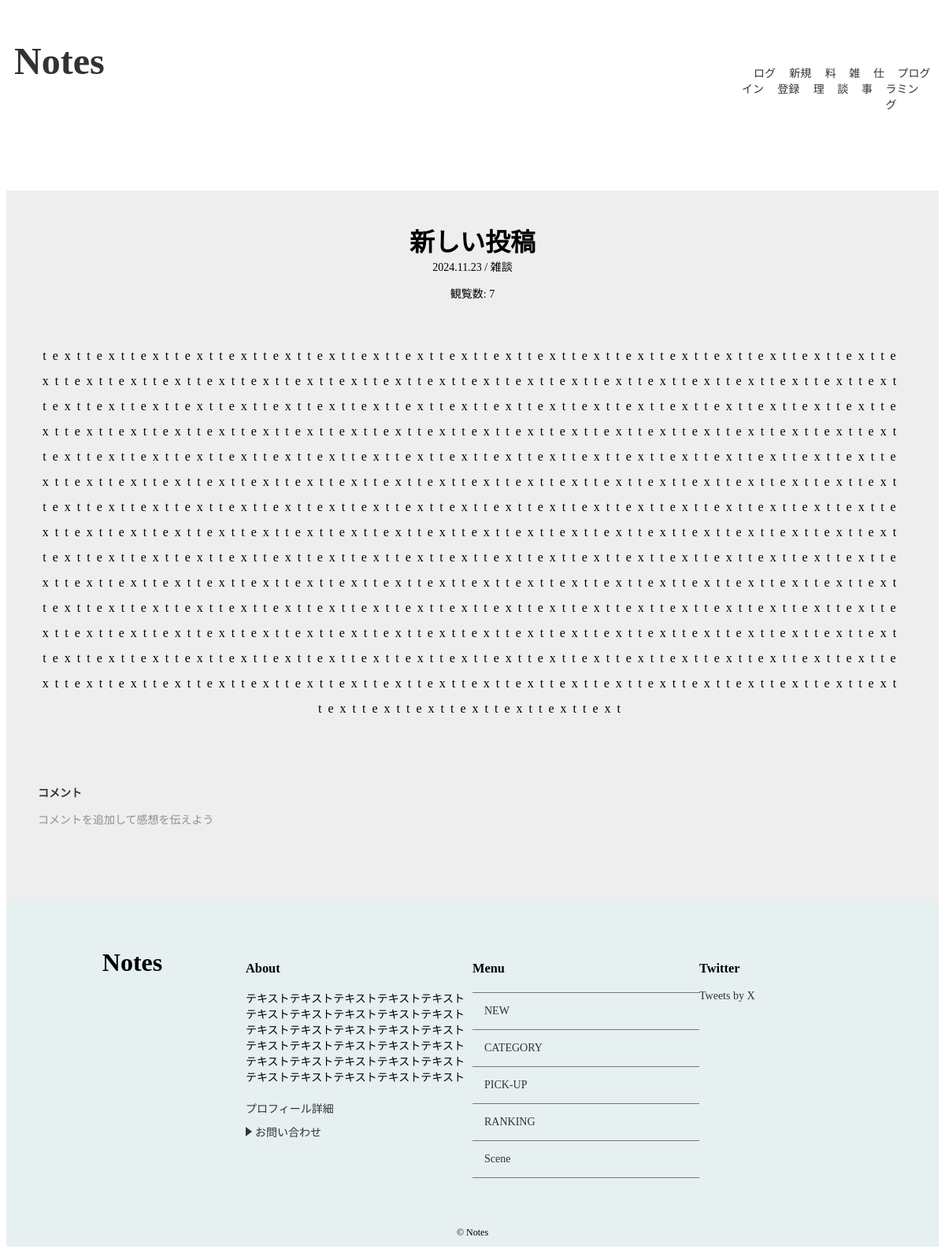
Page /detail/5/ on the committed database.
### notes/models.py (models this page shows, shortened)
class Post(models.Model):
    title = models.CharField('タイトル',max_length=255)
    image = models.ImageField(upload_to='images',verbose_name='イメージ画像',null=True, blank=True)
    text = models.TextField('本文')
    author = models.ForeignKey(User, on_delete=models.CASCADE, verbose_name='著者', null=True, blank=True)
    created_at = models.DateTimeField('作成日',default=timezone.now)
    category = models.ForeignKey(Category,verbose_name='カテゴリ',on_delete=models.PROTECT)
    views = models.PositiveIntegerField(default=1)

class Category(models.Model):
    name = models.CharField('カテゴリ',max_length=30)
    image = models.ImageField(upload_to='category_images/', blank=True,null=True)
    created_at = models.DateField('作成日',default=timezone.now)
    def __str__(self):
        return self.name

### notes/views.py (the view)
# urls.py: path('detail/<int:pk>/',views.DetailView.as_view(),name='detail'),
class DetailView(generic.DetailView):
    model = Post
    def get(self, request, *args, **kwargs):
        response = super().get(request, *args, **kwargs)
        post = self.get_object()
        post.views += 1
        post.save()
        return response

### notes/context_processors.py (called while the page is built)
def common(repuest):
    context = {
        'category_list':Category.objects.all(),
    }
    return context

### notes/templates/notes/post_detail.html (shortened to what this page needs)
{% extends 'notes/base.html' %}
{% load static %}
{% block extra_css %}
<link rel="stylesheet" href="{% static 'notes/css/detail.css' %}">
{% endblock %}
{% block content %}
{% if post %}
<div id="post-detail-container">
  <div id="post-detail" class="wrapper">
    <div id="post-detail-title">{{ post.title }}</div>
    <div id="post-detail-created_at">
      {{ post.created_at|date:"Y.m.d"}} / {{ post.category }}
    </div>
    <p>観覧数: {{ post.views }}</p>
    <div id="post-detail-text">
      {{ post.text|linebreaksbr }}
    </div>
    {% else %}
    <p>データが見つかりませんでした。</p>
  {% endif %}
  </div>
    <div id="post-detail-comments" class="wrapper">
    <div id="comment-btn">
      <a  href="{% url 'notes:comment' post.pk %}">コメント</a>
      <p>コメントを追加して感想を伝えよう</p>
    </div>
  </div>
</div>
{% endblock %}

### notes/static/notes/css/index.css (style rules this page uses)
* { box-sizing: border-box; }
html { font-size: 100%; scroll-behavior: smooth; }
body { font-size: 0.875rem; background-color: #ffffff; }
a { color: #333; text-decoration: none; transform: all 0.5s; }
.wrapper { max-width: 1200px; margin: 0 auto; padding: 0 0; }
@media (min-width: 768px) { #post-detail-title { font-size: 1.5rem; } }
@media (min-width: 768px) { #post-detail-text { padding: 20px; } }

### notes/static/notes/css/detail.css (style rules this page uses)
#post-detail-container { max-width: 100%; background-color: #eeeeee; padding-top: 40px; padding-bottom: 40px; margin: 0 auto; min-height: 100vh; }
#post-detail { text-align: center; }
#post-detail-title { font-size: 2rem; font-weight: bold; }
#post-detail-text { max-width: 100%; padding: 40px 40px; box-sizing: border-box; word-wrap: break-word; font-size: 1rem; letter-spacing: 0.5em; line-height: 2; }
#post-detail-comments { padding: 40px 40px; }
#comment-btn a { font-weight: bold; }
#comment-btn p { opacity: 0.4; }

### rows in the picture
Post: title "新しい投稿", created_at "2024.11.23", category "雑談", views "7", text "texttexttexttexttexttexttexttexttexttexttexttexttexttexttexttexttexttexttexttexttexttexttexttexttexttexttexttexttexttexttexttexttexttexttexttexttexttexttexttexttexttexttexttexttexttexttexttexttexttexttexttexttexttexttexttexttexttexttexttexttexttexttexttexttexttexttexttexttexttexttexttexttexttexttexttexttexttexttexttexttexttexttexttexttexttexttexttexttexttexttexttexttexttexttexttexttexttexttexttexttexttexttexttexttexttexttexttexttexttexttexttexttexttexttexttexttexttexttexttexttexttexttexttexttexttexttexttexttexttexttexttexttexttexttexttexttexttexttexttexttexttexttexttexttexttexttexttexttexttexttexttexttexttexttexttexttexttexttexttexttexttexttexttexttexttexttexttexttexttexttexttexttexttexttext…"
